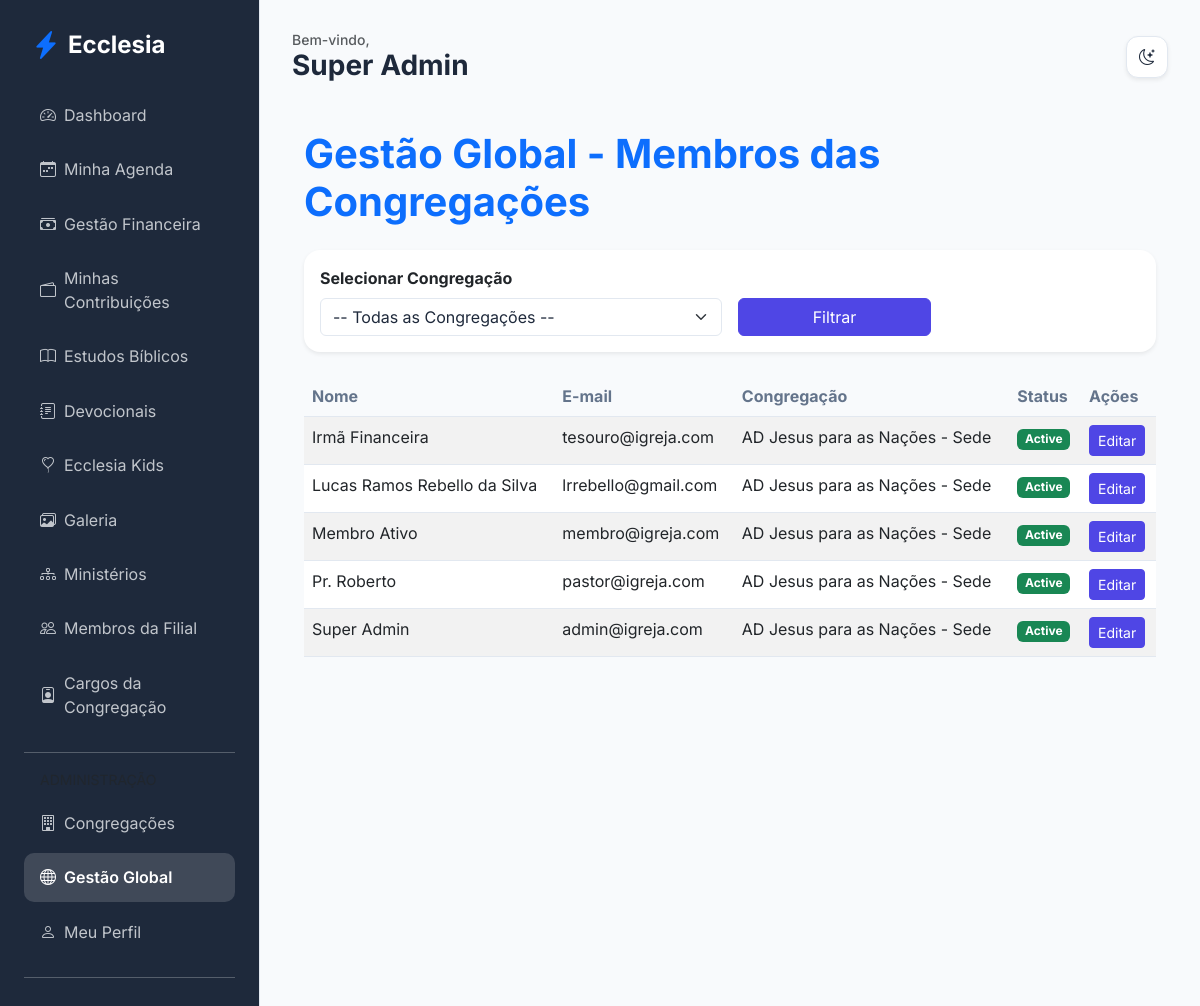
The app's page /admin/members (signed in), older data.
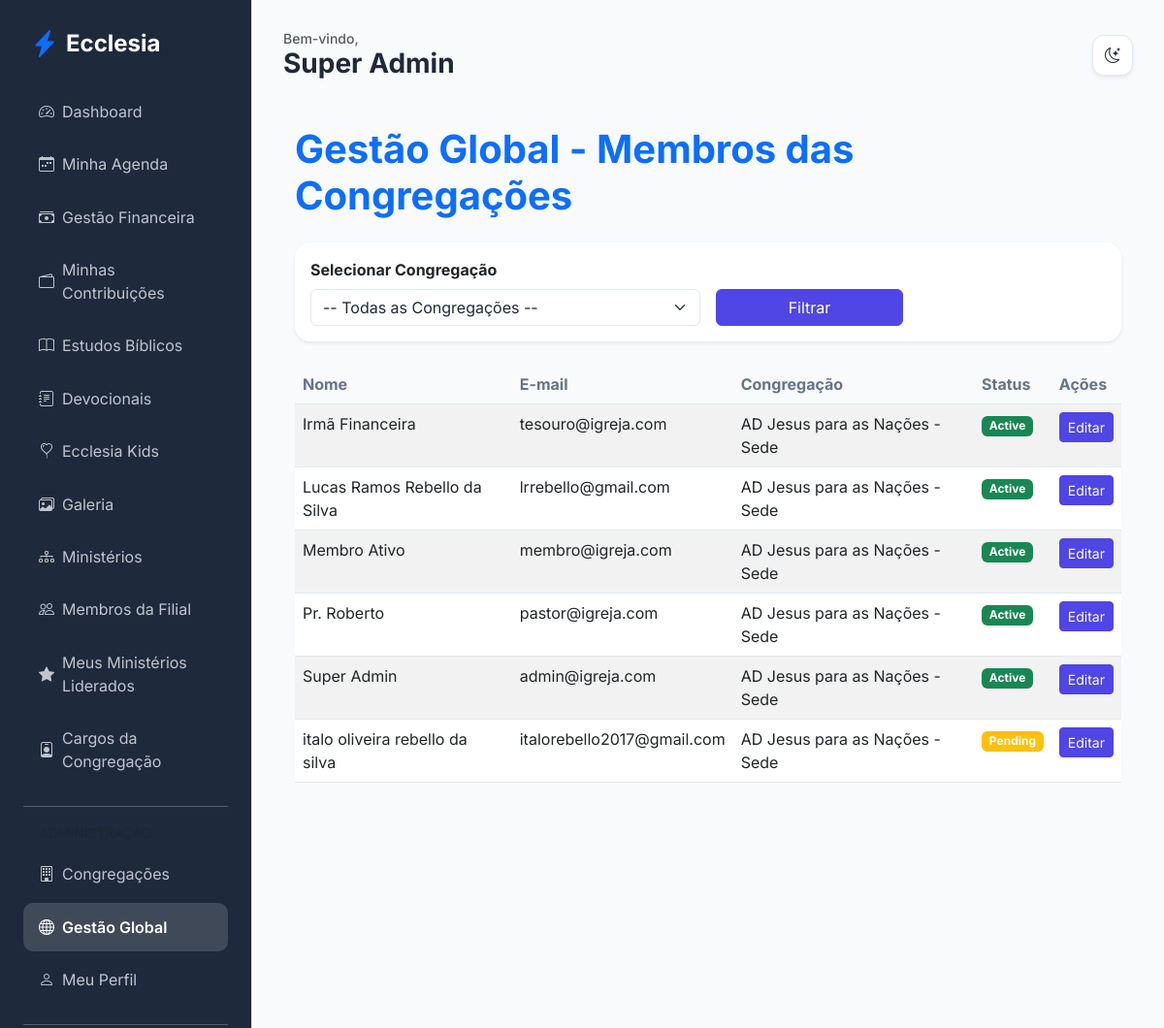
The same page, newer data.
### app/core/models.py (models this page shows, shortened)
class User(db.Model, UserMixin):
    id = db.Column(db.Integer, primary_key=True)
    name = db.Column(db.String(100), nullable=False)
    email = db.Column(db.String(120), unique=True, nullable=False)
    password_hash = db.Column(db.String(128))
    birth_date = db.Column(db.Date)
    gender = db.Column(db.String(20))
    documents = db.Column(db.String(200)) # Flexível para diferentes países
    tax_id = db.Column(db.String(20), nullable=True)  # NIF (PT), CPF/CNPJ (BR), etc.
    address = db.Column(db.Text)
    phone = db.Column(db.String(50))
    profile_photo = db.Column(db.String(255), nullable=True)
    status = db.Column(db.String(20), default='pending') # pending, active, rejected
    is_email_verified = db.Column(db.Boolean, default=False)
    email_verification_token = db.Column(db.String(100), unique=True, nullable=True)
    data_consent = db.Column(db.Boolean, default=False)
    data_consent_date = db.Column(db.DateTime)
    marketing_consent = db.Column(db.Boolean, default=False)
    is_ministry_leader = db.Column(db.Boolean, default=False)
    church_id = db.Column(db.Integer, db.ForeignKey('church.id'))
    family_id = db.Column(db.Integer, db.ForeignKey('family.id'), nullable=True)
    church_role_id = db.Column(db.Integer, db.ForeignKey('church_role.id'), nullable=True)
    ministries = db.relationship('Ministry', secondary=member_ministries, backref=db.backref('members', lazy='dynamic'))
    can_manage_ministries = db.Column(db.Boolean, default=False)
    can_manage_media = db.Column(db.Boolean, default=False)
    can_publish_devotionals = db.Column(db.Boolean, default=False)
    can_approve_members = db.Column(db.Boolean, default=False)
    can_manage_finance = db.Column(db.Boolean, default=False)
    can_manage_kids = db.Column(db.Boolean, default=False)
    can_manage_events = db.Column(db.Boolean, default=False)

class Church(db.Model):
    id = db.Column(db.Integer, primary_key=True)
    name = db.Column(db.String(100), nullable=False)
    address = db.Column(db.String(200))
    city = db.Column(db.String(100))
    country = db.Column(db.String(100))
    nif = db.Column(db.String(20)) # Número de Contribuinte
    email = db.Column(db.String(120))
    currency_symbol = db.Column(db.String(5), default='R$')
    is_main = db.Column(db.Boolean, default=False)
    created_at = db.Column(db.DateTime, default=datetime.utcnow)
    members = db.relationship('User', backref='church', lazy=True)
    ministries = db.relationship('Ministry', backref='church', lazy=True)
    assets = db.relationship('Asset', backref='church', lazy=True)
    roles = db.relationship('ChurchRole', backref='church', lazy=True, cascade="all, delete-orphan")

### app/modules/admin/routes.py (the view)
@admin_bp.route('/members')
@login_required
def list_members():
    if not is_global_admin():
        flash('Acesso negado.', 'danger')
        return redirect(url_for('members.dashboard'))
    church_id = request.args.get('church_id', type=int)
    churches = Church.query.order_by(Church.name).all()
    if church_id:
        selected_church = Church.query.get(church_id)
        if selected_church:
            members = User.query.filter_by(church_id=church_id).order_by(User.name).all()
        else:
            members = []
            flash('Congregação não encontrada.', 'warning')
    else:
        selected_church = None
        members = User.query.order_by(User.name).all()
    return render_template(
        'admin/members.html',
        members=members,
        churches=churches,
        selected_church=selected_church,
        current_church_id=church_id
    )

### app/modules/admin/routes.py (called while the page is built)
def is_global_admin():
    return current_user.church_role and current_user.church_role.name == 'Administrador Global'

### app/templates/admin/members.html (shortened to what this page needs)
{% extends "base.html" %}
{% block content %}
<div class="container py-4">
    <h1 class="fw-bold text-primary mb-4">Gestão Global - Membros das Congregações</h1>
    <div class="card border-0 shadow-sm mb-4">
        <div class="card-body">
            <form method="GET" class="row g-3 align-items-end">
                <div class="col-md-6">
                    <label for="church_id" class="form-label fw-bold">Selecionar Congregação</label>
                    <select name="church_id" id="church_id" class="form-select" onchange="this.form.submit()">
                        <option value="">-- Todas as Congregações --</option>
                    </select>
                </div>
                <div class="col-md-3 d-flex align-items-end">
                    <button type="submit" class="btn btn-primary w-100">Filtrar</button>
                </div>
            </form>
        </div>
    </div>
    {% if members %}
    <div class="table-responsive">
        <table class="table table-hover table-striped">
            <thead class="table-dark">
                <tr>
                    <th>Nome</th>
                    <th>E-mail</th>
                    <th>Congregação</th>
                    <th>Status</th>
                    <th>Ações</th>
                </tr>
            </thead>
            <tbody>
                {% for member in members %}
                <tr>
                    <td>{{ member.name }}</td>
                    <td>{{ member.email }}</td>
                    <td>{{ member.church.name if member.church else 'Sem congregação' }}</td>
                    <td>
                        <span class="badge {{ 'bg-success' if member.status == 'active' else 'bg-warning' if member.status == 'pending' else 'bg-danger' }}">
                            {{ member.status|capitalize }}
                        </span>
                    </td>
                    <td>
                        <a href="{{ url_for('admin.edit_member', id=member.id) }}" class="btn btn-sm btn-primary">Editar</a>
                    </td>
                </tr>
                {% endfor %}
            </tbody>
        </table>
    </div>
    {% else %}
    <div class="alert alert-info text-center py-4">
        Nenhum membro encontrado para a seleção atual.
    </div>
    {% endif %}
</div>
{% endblock %}

### app/templates/base.html (shortened to what this page needs)
<!DOCTYPE html>
<html lang="pt-BR">
<head>
    <link href="https://cdn.jsdelivr.net/npm/bootstrap@5.3.0/dist/css/bootstrap.min.css" rel="stylesheet">
    <link href="https://cdn.jsdelivr.net/npm/bootstrap-icons@1.10.0/font/bootstrap-icons.css" rel="stylesheet">
    <link rel="stylesheet" href="{{ url_for('static', filename='css/premium.css') }}">
</head>
<body>
    {% if current_user.is_authenticated %}
    <div class="sidebar d-none d-lg-block">
        <div class="d-flex align-items-center mb-4 px-2">
            <i class="bi bi-lightning-charge-fill text-primary fs-3 me-2"></i>
            <h4 class="mb-0 fw-bold text-white">Ecclesia</h4>
        </div>
        {% include 'includes/_nav_links.html' %}
    </div>
    {% endif %}
    <div class="main-content {{ 'mx-auto' if not current_user.is_authenticated }}">
        {% if current_user.is_authenticated %}
        <header class="d-flex justify-content-between align-items-center mb-4 d-none d-lg-flex">
            <div>
                <h5 class="text-muted mb-0 small">Bem-vindo,</h5>
                <h3 class="fw-bold mb-0">{{ current_user.name }}</h3>
            </div>
            <div class="theme-toggle shadow-sm" onclick="toggleTheme()">
                <i class="bi bi-moon-stars" id="theme-icon"></i>
            </div>
        </header>
        {% endif %}
        {% block content %}{% endblock %}
    </div>
</body>
</html>

### app/templates/includes/_nav_links.html (shortened to what this page needs)
<nav class="nav flex-column">
    <a class="nav-link {{ 'active' if request.endpoint == 'members.dashboard' }}" href="{{ url_for('members.dashboard') }}">
        <i class="bi bi-speedometer2 me-2"></i> Dashboard
    </a>
    <a class="nav-link {{ 'active' if request.endpoint == 'members.agenda' }}" href="{{ url_for('members.agenda') }}">
        <i class="bi bi-calendar-week me-2"></i> Minha Agenda
    </a>
    {% if current_user.can_manage_finance or (current_user.church_role and current_user.church_role.name in ['Administrador Global', 'Pastor Líder', 'Tesoureiro']) %}
    <a class="nav-link {{ 'active' if request.endpoint == 'finance.dashboard' }}" href="{{ url_for('finance.dashboard') }}">
        <i class="bi bi-cash-stack me-2"></i> Gestão Financeira
    </a>
    {% endif %}
    <a class="nav-link {{ 'active' if request.endpoint == 'finance.member_finance' }}" href="{{ url_for('finance.member_finance') }}">
        <i class="bi bi-wallet2 me-2"></i> Minhas Contribuições
    </a>
    <a class="nav-link {{ 'active' if request.endpoint == 'edification.studies' }}" href="{{ url_for('edification.studies') }}">
        <i class="bi bi-book me-2"></i> Estudos Bíblicos
    </a>
    <a class="nav-link {{ 'active' if request.endpoint == 'edification.devotionals' }}" href="{{ url_for('edification.devotionals') }}">
        <i class="bi bi-journal-text me-2"></i> Devocionais
    </a>
    {% if current_user.can_manage_kids or (current_user.church_role and current_user.church_role.name in ['Administrador Global', 'Pastor Líder']) %}
    <a class="nav-link {{ 'active' if request.endpoint == 'edification.kids' }}" href="{{ url_for('edification.kids') }}">
        <i class="bi bi-balloon-heart me-2"></i> Ecclesia Kids
    </a>
    {% endif %}
    <a class="nav-link {{ 'active' if 'gallery' in request.endpoint }}" href="{{ url_for('edification.gallery') }}">
        <i class="bi bi-images me-2"></i> Galeria
    </a>
    <a class="nav-link {{ 'active' if 'ministries' in request.endpoint }}" href="{{ url_for('members.list_ministries') }}">
        <i class="bi bi-diagram-3 me-2"></i> Ministérios
    </a>
    {% if current_user.can_approve_members or (current_user.church_role and current_user.church_role.name in ['Administrador Global', 'Pastor Líder']) %}
    <a class="nav-link {{ 'active' if 'church_members' in request.endpoint }}" href="{{ url_for('members.church_members') }}">
        <i class="bi bi-people me-2"></i> Membros da Filial
    </a>
    {% endif %}
    {% if current_user.is_authenticated %}
        {% set has_led_ministries = namespace(value=false) %}
        {% for ministry in current_user.ministries %}
            {% if ministry.leader_id == current_user.id %}
                {% set has_led_ministries.value = true %}
            {% endif %}
        {% endfor %}
        {% if has_led_ministries.value %}
        <a class="nav-link {{ 'active' if 'my_led_ministries' in request.endpoint }}" href="{{ url_for('members.my_led_ministries') }}">
            <i class="bi bi-star-fill me-2"></i> Meus Ministérios Liderados
        </a>
        {% endif %}
    {% endif %}
    {% if current_user.can_approve_members or (current_user.church_role and current_user.church_role.name in ['Administrador Global', 'Pastor Líder']) %}
    <a class="nav-link {{ 'active' if 'roles' in request.endpoint }}" href="{{ url_for('admin.list_roles') }}">
        <i class="bi bi-person-badge me-2"></i> Cargos da Congregação
    </a>
    {% endif %}
    {% if current_user.church_role and current_user.church_role.name == 'Administrador Global' %}
    <hr class="my-3 opacity-25">
    <label class="small text-muted px-3 mb-2">ADMINISTRAÇÃO</label>
    <a class="nav-link {{ 'active' if 'admin.list_churches' in request.endpoint }}" href="{{ url_for('admin.list_churches') }}">
        <i class="bi bi-building me-2"></i> Congregações
    </a>
    <a class="nav-link {{ 'active' if 'admin.list_members' in request.endpoint }}" href="{{ url_for('admin.list_members') }}">
        <i class="bi bi-globe me-2"></i> Gestão Global
    </a>
    {% endif %}
    <a class="nav-link" href="{{ url_for('members.profile') }}">
        <i class="bi bi-person me-2"></i> Meu Perfil
    </a>
    <hr class="my-3 opacity-25">
    <a class="nav-link text-danger" href="{{ url_for('auth.logout') }}">
    </a>
</nav>

### app/static/css/premium.css (style rules this page uses)
:root { --primary: #4f46e5; --primary-hover: #4338ca; --secondary: #64748b; --success: #10b981; --danger: #ef4444; --warning: #f59e0b; --info: #06b6d4; --bg-main: #f8fafc; --bg-card: #ffffff; --text-main: #1e293b; --text-muted: #64748b; --border: #e2e8f0; --sidebar-bg: #1e293b; --sidebar-text: #f8fafc; --input-bg: #ffffff; }
body { font-family: 'Inter', sans-serif; background-color: var(--bg-main); color: var(--text-main); transition: all 0.3s ease; }
.sidebar { background-color: var(--sidebar-bg); color: var(--sidebar-text); min-height: 100vh; padding: 2rem 1rem; }
.nav-link { color: var(--sidebar-text); opacity: 0.7; transition: all 0.2s; border-radius: 0.5rem; margin-bottom: 0.5rem; }
.nav-link:hover, .nav-link.active { opacity: 1; background-color: rgba(255,255,255,0.1); color: white; }
.main-content { padding: 2rem; }
.card { background-color: var(--bg-card); border: 1px solid var(--border); border-radius: 1rem; box-shadow: 0 4px 6px -1px rgb(0 0 0 / 0.1); transition: transform 0.2s; }
.btn-primary { background-color: var(--primary); border-color: var(--primary); }
.form-control, .form-select { background-color: var(--input-bg); border-color: var(--border); color: var(--text-main); }
.table { color: var(--text-main); }
.table thead th { background-color: var(--bg-main); border-bottom-color: var(--border); color: var(--text-muted); }
.table td { border-bottom-color: var(--border); }
.theme-toggle { cursor: pointer; padding: 0.5rem; border-radius: 50%; background: var(--border); display: flex; align-items: center; justify-content: center; width: 40px; height: 40px; }

### app/templates/base.html (style rules this page uses)
:root { --sidebar-width: 260px; }
body { font-family: 'Inter', sans-serif; background-color: var(--bg-main); color: var(--text-main); transition: background-color 0.3s, color 0.3s; }
.sidebar { width: var(--sidebar-width); height: 100vh; position: fixed; left: 0; top: 0; z-index: 1000; background-color: var(--sidebar-bg); color: var(--sidebar-text); border-right: 1px solid var(--border); padding: 1.5rem; overflow-y: auto; transition: background-color 0.3s; }
.main-content { margin-left: var(--sidebar-width); padding: 2rem; min-height: 100vh; background-color: var(--bg-main); }
.nav-link { padding: 0.8rem 1rem; border-radius: 10px; color: var(--sidebar-text); opacity: 0.75; margin-bottom: 0.3rem; transition: all 0.3s; display: flex; align-items: center; text-decoration: none; }
.nav-link:hover, .nav-link.active { opacity: 1; background-color: rgba(255, 255, 255, 0.15); color: #fff; font-weight: 600; }
.card { border: 1px solid var(--border); box-shadow: 0 4px 12px rgba(0,0,0,0.05); }
.theme-toggle { cursor: pointer; padding: 0.6rem; border-radius: 12px; background: var(--bg-card); border: 1px solid var(--border); color: var(--text-main); display: flex; align-items: center; justify-content: center; width: 42px; height: 42px; transition: all 0.3s; }

Row changes from the older to the newer data that the page shows:
added User: name "italo oliveira rebello da silva", email "italorebello2017@gmail.com", church "AD Jesus para as Nações - Sede", status "Pending"
Text that changed along with them:
text now shown: "Meus Ministérios Liderados"
